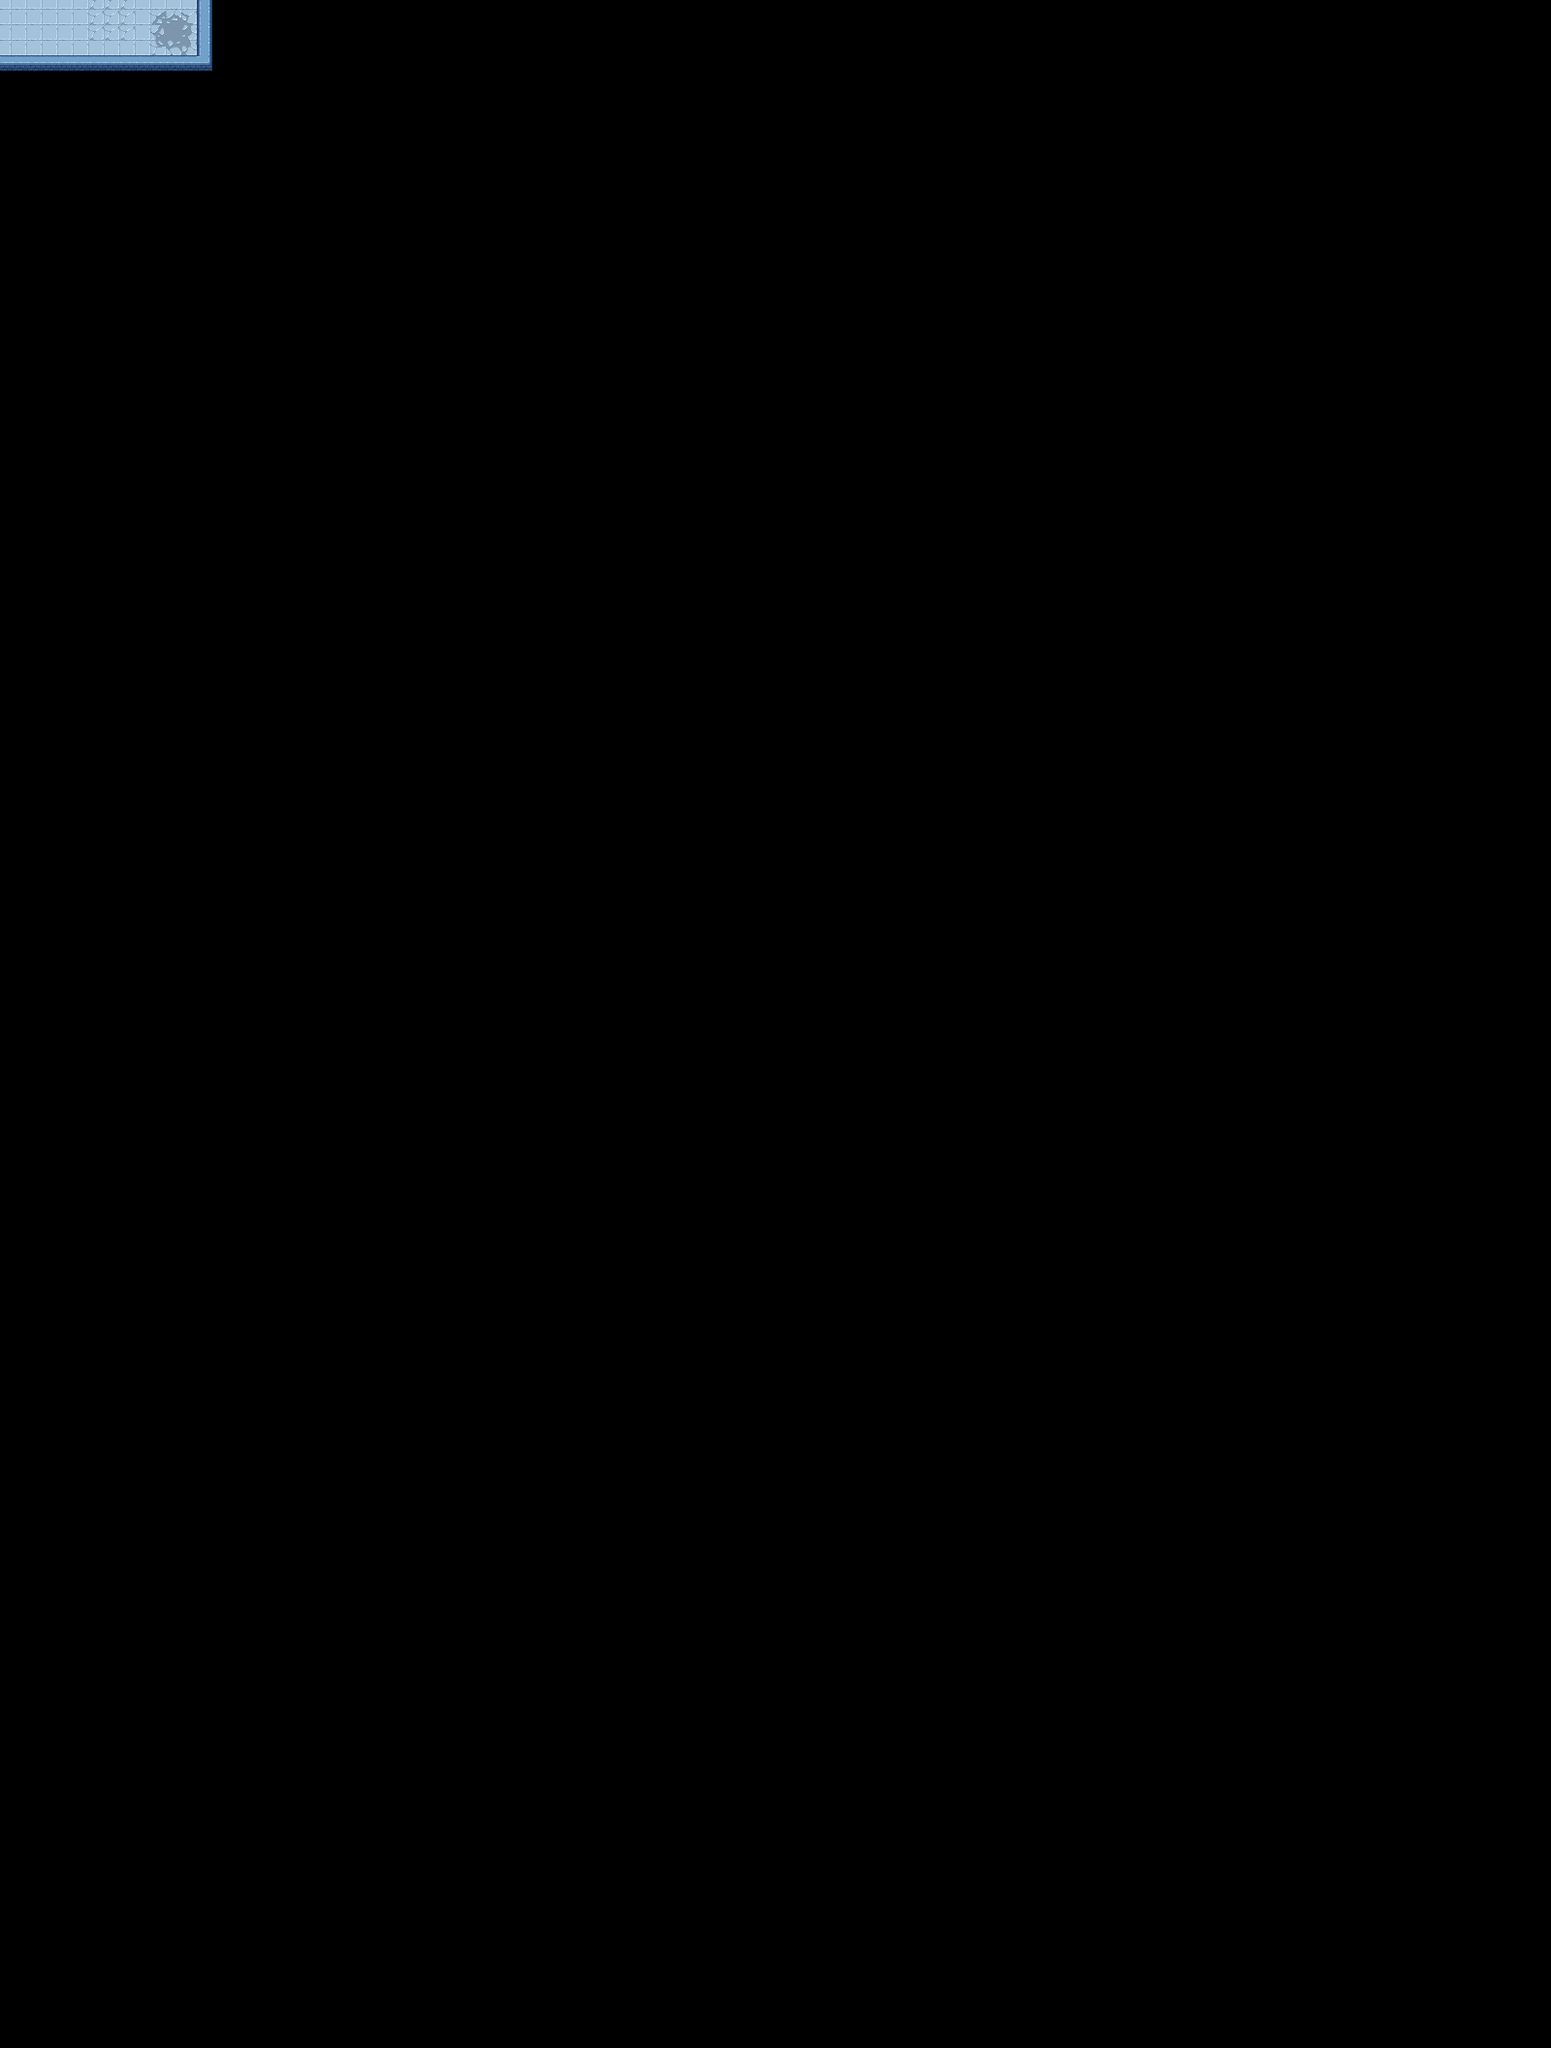

This game map was drawn from its Tiled (.tmx) file and the tilesets committed beside it. A one-line description and the trimmed map source follow:
An orthogonal 100x132 tile map with 16x16 px tiles, 2 tile layers (Tile Layer 1, walls).

<map version="1.0" tiledversion="1.1.6" orientation="orthogonal" renderorder="right-down" width="100" height="132" tilewidth="16" tileheight="16" infinite="0" nextobjectid="1">
 <tileset firstgid="1" source="test.tsx" />
 <layer name="Tile Layer 1" width="100" height="132" offsetx="-149" offsety="-167">
  <data>[13200 cells, 228 non-empty, 11 distinct tile ids]</data>
 </layer>
 <layer name="walls" width="100" height="132" offsetx="-149" offsety="-167">
  <properties>
   <property name="Collidable" type="bool" value="true" />
  </properties>
  <data>[13200 cells, 66 non-empty, 6 distinct tile ids]</data>
 </layer>
</map>
